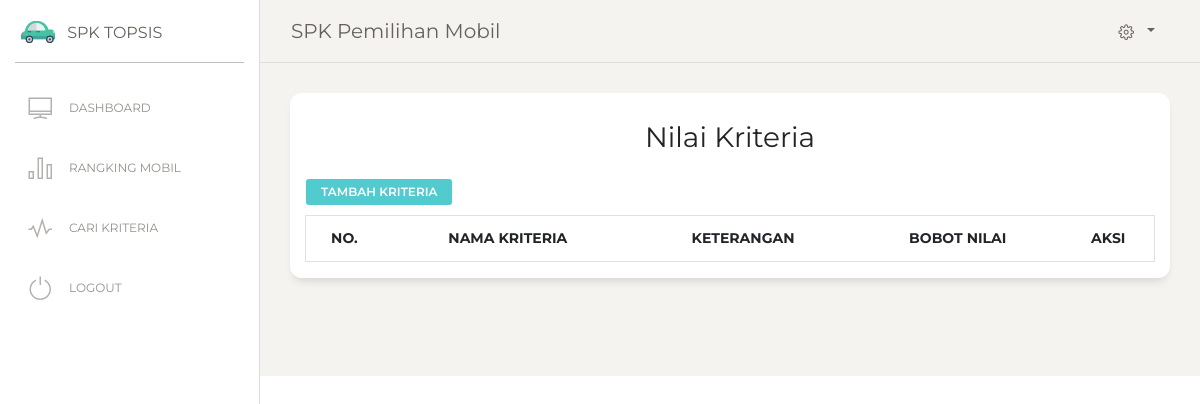
/nilaiKriteria.php (signed in), run on an earlier commit of the app's database.
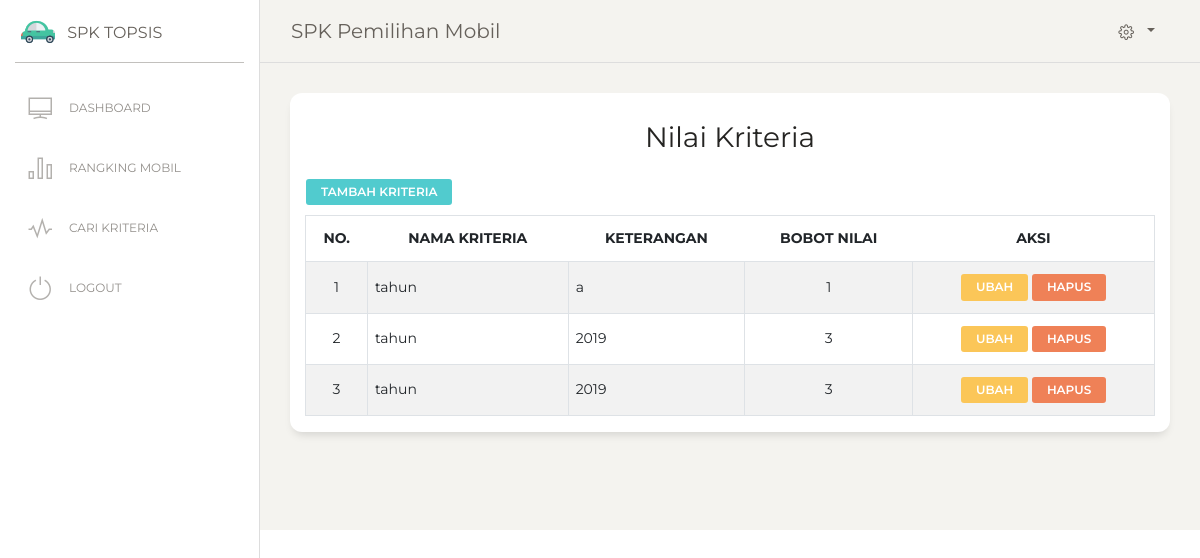
And on a later commit of the database.
### tables this page shows
CREATE TABLE `tb_nilai_kriteria` (
  `id_tkriteria` int(11) NOT NULL,
  `id_kriteria` int(11) NOT NULL,
  `keterangan` varchar(100) NOT NULL,
  `nkriteria` varchar(15) NOT NULL
);

CREATE TABLE `tb_kriteria` (
  `id_kriteria` int(11) NOT NULL,
  `atribut` varchar(50) NOT NULL,
  `bobot_nilai` varchar(50) NOT NULL,
  `nama_kriteria` varchar(50) NOT NULL
);

### nilaiKriteria.php (the view, shortened to what this page needs)
<?php
include 'header.php';
include 'menu.php';
?>
<div class="content">
  <div class="row">
    <div class="col-md-12">
      <div class="card ">
        <div class="card-header ">
          <h3 class="card-title"><center>Nilai Kriteria</h3>
          <a href="nilaiKriteriaTambah.php" class="btn btn-primary btn-sm">Tambah Kriteria</a>
        <table id="example" class="table table-striped table-bordered" >
            <thead>
                <tr>
                    <th><center>No.</th>
                    <th><center>Nama kriteria</th>
                    <th><center>Keterangan</th>
                    <th><center>Bobot Nilai</th>
                    <th><center>Aksi</th>
                </tr>
            </thead>
            <tbody>
                <?php
                $sql=mysql_query("SELECT * FROM tb_kriteria, tb_nilai_kriteria WHERE tb_kriteria.id_kriteria=tb_nilai_kriteria.id_kriteria");
                $no=1;
                while ($row=mysql_fetch_array($sql)){?>
                  <tr class='td' bgcolor='#FFF'>
                    <td><center><?php echo $no++ ?></td>
                    <td><?php echo $row['nama_kriteria'];?></td>
                    <td><?php echo $row['keterangan'];?></td>
                    <td><center><?php echo $row['nkriteria'];?></td>
                    <td><center>
                        <a class="btn btn-warning btn-sm" href=nilaiKriteriaEdit.php?idk=<?= $row['id_tkriteria'] ?> >Ubah</a>
                        <a href="nilaiKriteriaHapus.php?idk=<?= $row['id_kriteria']; ?>"  class="btn btn-danger btn-sm"
                          onclick="return confirm('Anda yakin Hapus data Kriteria <?= $row['nama_kriteria']; ?> ?')">Hapus</a>
                    </td>
                  </tr>
                <?php }?>
            </tbody>
        </table>
        </div>
      </div>
    </div>
  </div>
</div>
<?php include 'footer.php' ?>

What changed in the data, as far as the page shows it:
added tb_nilai_kriteria: id_kriteria.nama_kriteria "tahun", keterangan "a", nkriteria "1"
added tb_nilai_kriteria: id_kriteria.nama_kriteria "tahun", keterangan "2019", nkriteria "3"
added tb_nilai_kriteria: id_kriteria.nama_kriteria "tahun", keterangan "2019", nkriteria "3"
